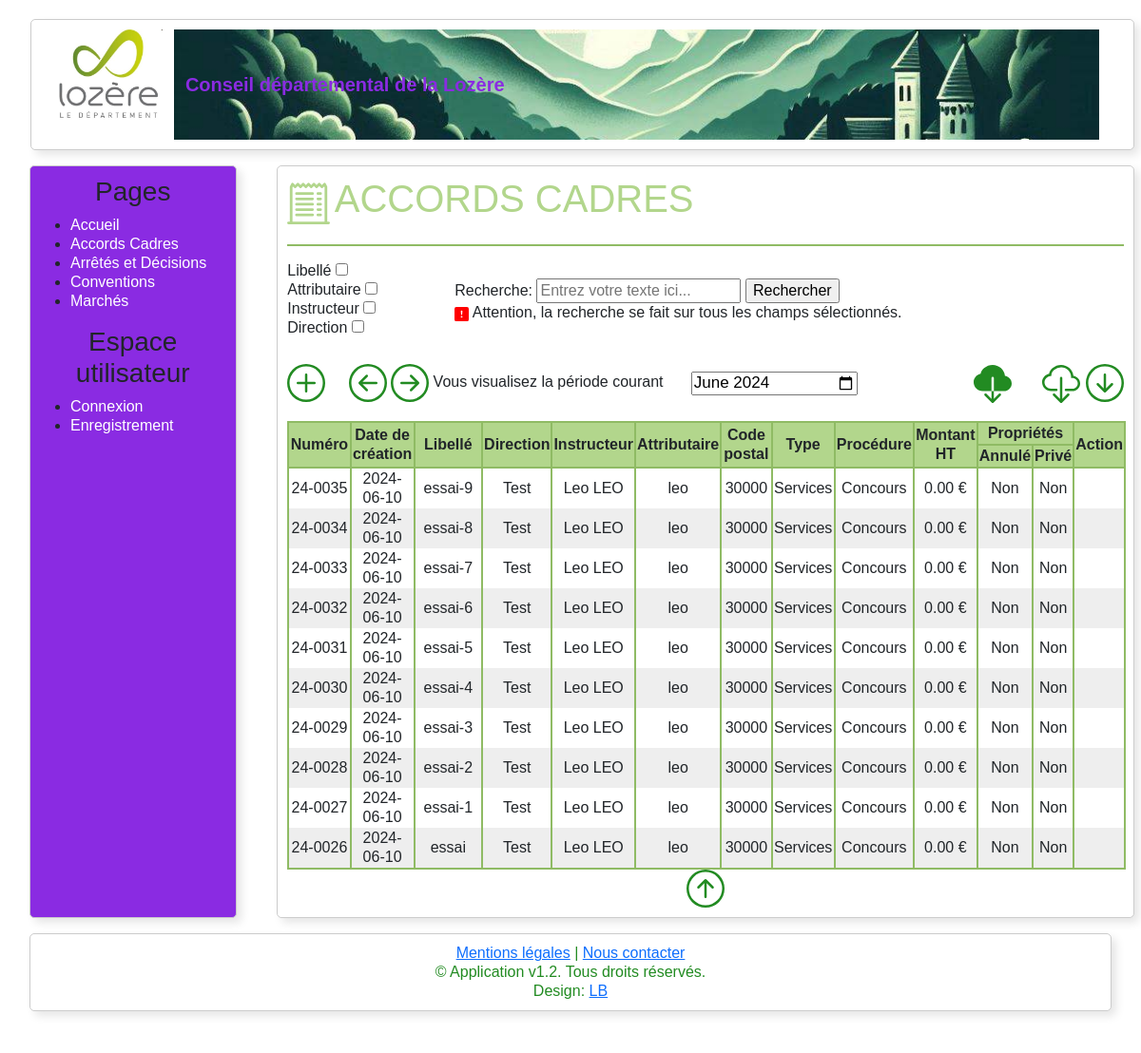
Page /services-generaux/accords-cadres/index.php on the committed database.
### tables this page shows
CREATE TABLE IF NOT EXISTS `accords_cadres` (
  `id_Ac` int NOT NULL AUTO_INCREMENT,
  `dateCreation_Ac` date DEFAULT NULL,
  `libelle_Ac` varchar(150) DEFAULT NULL,
  `attributaire_Ac` varchar(50) DEFAULT NULL,
  `codePostal_Ac` varchar(6) DEFAULT NULL,
  `montantHT_Ac` decimal(19,2) DEFAULT NULL,
  `annule_Ac` tinyint(1) DEFAULT '0',
  `prive_Ac` tinyint(1) DEFAULT '0',
  `id_In` int NOT NULL DEFAULT '1',
  `id_Pr` int NOT NULL DEFAULT '1',
  `id_Ty` int NOT NULL DEFAULT '1',
  PRIMARY KEY (`id_Ac`),
  KEY `id_In` (`id_In`),
  KEY `id_Pr` (`id_Pr`),
  KEY `id_Ty` (`id_Ty`)
);

CREATE TABLE IF NOT EXISTS `direction` (
  `id_Di` int NOT NULL AUTO_INCREMENT,
  `nom_Di` varchar(50) DEFAULT NULL,
  PRIMARY KEY (`id_Di`)
);

CREATE TABLE IF NOT EXISTS `type_ac_ma` (
  `id_Ty` int NOT NULL AUTO_INCREMENT,
  `nom_Ty` varchar(20) DEFAULT NULL,
  PRIMARY KEY (`id_Ty`)
);

CREATE TABLE IF NOT EXISTS `procedure_ac_ma` (
  `id_Pr` int NOT NULL AUTO_INCREMENT,
  `nom_Pr` varchar(100) DEFAULT NULL,
  PRIMARY KEY (`id_Pr`)
);

### Requetes/fetch.php (called while the page is built, shortened)
<?php
include "../../inc/cnx.inc.php";
function fetchAccords($mois, $annee, $sql, $count, $param)
{
    $req = 'SELECT * FROM accords_cadres a, direction d, instructeur i, procedure_ac_ma, type_ac_ma WHERE a.id_In = i.id_In
                                               AND i.id_Di = d.id_Di
                                               AND a.id_Ty = type_ac_ma.id_Ty
                                               AND a.id_Pr = procedure_ac_ma.id_Pr';
    if ($sql == '') {
        if ($mois != "") {
            $req .= ' AND MONTH(dateCreation_Ac) = :mois';
        }
        $req .= ' AND YEAR(dateCreation_Ac) = :annee';
    }
    global $pdo;
    $req .= " " . $sql;
    $req .= " GROUP BY a.id_Ac order by a.dateCreation_Ac desc, a.id_Ac desc;";
    $stmt = $pdo->prepare($req);
    if ($sql == '') {
        if ($mois != "") {
            $stmt->bindParam(':mois', $mois);
        }
        $stmt->bindParam(':annee', $annee);
    }
    $stmt->execute();
    $accords = array();
    while ($row = $stmt->fetch(PDO::FETCH_ASSOC)) {
        if ($row['attributaire_Ac'] == NULL) {
            $attributaire = 'NR';
        } else {
            $attributaire = $row['attributaire_Ac'];
        }
        if ($row['annule_Ac'] == 0) {
            $annule = 'Non';
        } else {
            $annule = 'Oui';
        }
        if ($row['prive_Ac'] == 0) {
            $prive = 'Non';
        } else {
            $prive = 'Oui';
        }
        $accords[] = array(
            'id' => $row['id_Ac'],
            'dateCreation' => $row['dateCreation_Ac'],
            'libelle' => $row['libelle_Ac'],
            'attributaire' => $attributaire,
            'codePostal' => $row['codePostal_Ac'],
            'type' => $row['nom_Ty'],
            'procedure' => $row['nom_Pr'],
            'montant' => $row['montantHT_Ac'],
            'annule' => $annule,
            'prive' => $prive,
            'direction' => $row['nom_Di'],
            'instructeur' => ucfirst($row['prenom_In']) . ' ' . strtoupper($row['nom_In'])
        );
    }
    return $accords;
}
?>

### services-generaux/accords-cadres/index.php (the view, shortened to what this page needs)
<!DOCTYPE html>
<html lang="fr">
<head>
    <link href="https://cdn.jsdelivr.net/npm/bootstrap@5.3.3/dist/css/bootstrap.min.css" rel="stylesheet"
>
    <link rel="stylesheet" href="/Intranet/css/style.css">
</head>
<body class="subpage">
<div class="container-fluid">
    <?php
    require '../../Requetes/fetch.php';
    if (isset($_GET['mois']) && isset($_GET['annee'])) {
        $mois = $_GET['mois'];
        $annee = $_GET['annee'];
    } else {
        $mois = date('m');
        $annee = date('Y');
    }
    if (isset($_POST['q'])) {
        $query = $_POST['q'];
    } else {
        $query = '';
    }
    $counter = 0;
    $sql = '';
    $param = '';
    $date = $mois . '/' . $annee;
    $accords = fetchAccords($mois, $annee, $sql, $counter, $param);
    if (isset($_SESSION['nom'])) {
        $prenom = $_SESSION['prenom'];
        $nom = $_SESSION['nom'];
        $role = $_SESSION['role'];
        $direction = $_SESSION['nom_dir'];
        $url = "../portal-factory/ajouter/ajouter_accords_cadres.php";
    } else {
        $url = "#\" onclick=\"alert('Veuillez vous connecter');";
    }
    $limite = 50;
    include("../../inc/header.inc.php");
    ?>
    <div class="row">
        <?php include("../../inc/menu.inc.php"); ?>
        <div class="main-content container col-xl-9 col-sm-12 mb-3">
            <div class="row">
                <div class="col-12">
                    <a href="../../" class="menu" title="Accueil">
                        <h1>Accords cadres</h1>
                    </a>
                    <hr/>
                    <form method="post" action="index.php" style="padding-bottom:5%">
                        <?php
                        echo "Libellé ";
                        if (isset($_POST['libelle']) && $_POST['libelle'] == 'on') {
                            echo '<input checked type="checkbox" name="libelle"><br>';
                        } else {
                            echo '<input type="checkbox" name="libelle"><br>';
                        }
                        echo "Attributaire ";
                        if (isset($_POST['attributaire']) && $_POST['attributaire'] == 'on') {
                            echo '<input checked type="checkbox" name="attributaire"><br>';
                        } else {
                            echo '<input type="checkbox" name="attributaire"><br>';
                        }
                        echo "Instructeur ";
                        if (isset($_POST['instructeur']) && $_POST['instructeur'] == 'on') {
                            echo '<input checked type="checkbox" name="instructeur"><br>';
                        } else {
                            echo '<input type="checkbox" name="instructeur"><br>';
                        }
                        echo "Direction ";
                        if (isset($_POST['direction']) && $_POST['direction'] == 'on') {
                            echo '<input checked type="checkbox" name="direction"><br>';
                        } else {
                            echo '<input type="checkbox" name="direction"><br>';
                        }
                        ?>
                        <div style="position: relative; margin-left: 20%; margin-top: -7%">
                            <label for="q">Recherche:</label>
                            <input type="text" id="q" name="q" placeholder="Entrez votre texte ici..."
                                   value="<?php echo htmlspecialchars($query); ?>">
                            <input type="submit" value="Rechercher">
                            <br>
                            <label>
                                Attention, la recherche se fait sur tous les champs sélectionnés.
                            </label>
                        </div>
                    </form>
                    <a href="<?php echo $url; ?>" class="menu" title="Ajouter">
                    </a>
                    <a href="index.php?mois=<?php if ($mois - 1 == 0) {
                        echo '12';
                        echo "&annee=" . ($annee - 1);
                    } else {
                        echo sprintf("%02d", $mois - 1);
                        echo "&annee=" . $annee;
                    } ?>"
                       class="menu" title="Reculer d'un mois">
                    </a>
                    <a href="index.php?mois=<?php if ($mois + 1 == 13) {
                        echo '01';
                        echo "&annee=" . ($annee + 1);
                    } else {
                        echo sprintf("%02d", $mois + 1);
                        echo "&annee=" . $annee;
                    } ?>"
                       class="menu" title="Avancer d'un mois">
                    </a>
                    Vous visualisez la période courant
                    <form class="menu-selection" action="index.php" method="get">
                        <input type="month" id="start"
                               value="<?php echo $date[3] . $date[4] . $date[5] . $date[6] . '-' . $date[0] . $date[1]; ?>"/>
                    </form>
                    <a class="menu" id="top" style="text-decoration: none;float: right;" title="Aller en bas de la page"
                       href="#end">
                    </a>
                    <form class="menu-selection" style="text-decoration: none;float: right;"
                          action="../CSV/envoiCSV.php"
                          method="post">
                        <button class="menu boutton" id="top" name="ExportCSV" title="Télécharger le CSV" type="submit"
                                value="ExportCSV">
                        </button>
                    </form>
                    <form class="menu-selection" style="text-decoration: none;float: right;"
                          action="../CSV/envoiCSV.php"
                          method="post">
                        <button class="menu boutton" id="top" name="ExportCSV" title="Télécharger le CSV annuel"
                                type="submit"
                                value="ExportCSV">
                        </button>
                    </form>
                    <table>
                        <thead>
                        <tr>
                            <th scope="col" rowspan="2" class="col-1">Numéro</th>
                            <th scope="col" rowspan="2" class="col-1">Date de création</th>
                            <th scope="col" rowspan="2" class="col-3">Libellé</th>
                            <th scope="col" rowspan="2" class="col-1">Direction</th>
                            <th scope="col" rowspan="2" class="col-1">Instructeur</th>
                            <th scope="col" rowspan="2" class="col-1">Attributaire</th>
                            <th scope="col" rowspan="2" class="col-1">Code postal</th>
                            <th scope="col" rowspan="2" class="col-1">Type</th>
                            <th scope="col" rowspan="2" class="col-1">Procédure</th>
                            <th scope="col" rowspan="2" class="col-1">Montant HT</th>
                            <th scope="col" colspan="2" class="col-1">Propriétés</th>
                            <th scope="col" rowspan="2" class="col-1">Action</th>
                        </tr>
                        <tr>
                            <th scope="col">Annulé</th>
                            <th scope="col">Privé</th>
                        </tr>
                        </thead>
                        <tbody>
                        <?php
                        if (empty($accords)) {
                            echo '<tr>';
                            echo '<td colspan="14" class="text-center">Aucune donnée trouvée</td>';
                            echo '</tr>';
                        } else {
                            for ($i = ($limite - 50); $i < $limite; $i++) {
                                if (isset($accords[$i]) && $accords[$i] != NULL) {
                                    $accord = $accords[$i];
                                    echo '<tr>';
                                    echo '<td>' . $accord['dateCreation'][2] . $accord['dateCreation'][3] . '-' . sprintf("%04d", $accord['id']) . '</td>';
                                    echo '<td>' . $accord['dateCreation'] . '</td>';
                                    echo '<td>' . $accord['libelle'] . '</td>';
                                    echo '<td>' . $accord['direction'] . '</td>';
                                    echo '<td>' . $accord['instructeur'] . '</td>';
                                    echo '<td>' . $accord['attributaire'] . '</td>';
                                    echo '<td>' . $accord['codePostal'] . '</td>';
                                    echo '<td>' . $accord['type'] . '</td>';
                                    echo '<td>' . $accord['procedure'] . '</td>';
                                    echo '<td>' . $accord['montant'] . ' €</td>';
                                    echo '<td>' . $accord['annule'] . '</td>';
                                    echo '<td>' . $accord['prive'] . '</td>';
                                    if (isset($_SESSION['role']) && isset($_SESSION['nom_dir'])) {
                                        if ($_SESSION['role'] == 'admin' || $_SESSION['nom_dir'] == $accord['direction']) {
                                            echo '<td>
                <form method="post" action="../portal-factory/modifier/modifier_accords_cadres.php">
                <input type="hidden" name="id" value="' . $accord['id'] . '">
                <button type="submit" class="action" title="Modifier">
                    <svg xmlns="http://www.w3.org/2000/svg" width="16" height="16" fill="currentColor" class="bi bi-pencil" viewBox="0 0 16 16">
                        <path d="M12.146.146a.5.5 0 0 1 .708 0l3 3a.5.5 0 0 1 0 .708l-10 10a.5.5 0 0 1-.168.11l-5 2a.5.5 0 0 1-.65-.65l2-5a.5.5 0 0 1 .11-.168zM11.207 2.5 13.5 4.793 14.793 3.5 12.5 1.207zm1.586 3L10.5 3.207 4 9.707V10h.5a.5.5 0 0 1 .5.5v.5h.5a.5.5 0 0 1 .5.5v.5h.293zm-9.761 5.175-.106.106-1.528 3.821 3.821-1.528.106-.106A.5.5 0 0 1 5 12.5V12h-.5a.5.5 0 0 1-.5-.5V11h-.5a.5.5 0 0 1-.468-.325"/>
                    </svg>
                </button>
                </form>
                <form method="post" action="../portal-factory/supprimer/supprimer.php?type=Accords_cadres">
                <input type="hidden" name="id" value="' . $accord['id'] . '">
                <button type="submit" class="action" title="Supprimer">
                    <svg xmlns="http://www.w3.org/2000/svg" width="16" height="16" fill="currentColor" class="bi bi-x-circle" viewBox="0 0 16 16">
                        <path d="M8 15A7 7 0 1 1 8 1a7 7 0 0 1 0 14m0 1A8 8 0 1 0 8 0a8 8 0 0 0 0 16"/>
                        <path d="M4.646 4.646a.5.5 0 0 1 .708 0L8 7.293l2.646-2.647a.5.5 0 0 1 .708.708L8.707 8l2.647 2.646a.5.5 0 0 1-.708.708L8 8.707l-2.646 2.647a.5.5 0 0 1-.708-.708L7.293 8 4.646 5.354a.5.5 0 0 1 0-.708"/>
                    </svg>
                </button>
                </form>
              </td>';
                                        } else {
                                            echo '<td></td>';
                                        }
                                    } else {
                                        echo '<td></td>';
                                    }
                                    echo '</tr>';
                                } else {
                                    break;
                                }
                            }
                        }
                        ?>
                        </tbody>
                    </table>
                    <div id="end" style="text-align: center">
                        <form method="post">
                            <a class="menu" id="end" title="Aller en haut de la page"
                               href="#top">
                            </a>
                        </form>
                    </div>
                </div>
            </div>
        </div>
    </div>
</div>
<?php include '../../inc/footer.inc.php' ?>
</body>
</html>

### rows in the picture
accords_cadres: dateCreation_Ac "2", dateCreation_Ac "4", id_Ac "0035", dateCreation_Ac "2024-06-10", libelle_Ac "essai-9", direction.nom_Di "Test", instructeur "Leo LEO", attributaire "leo", codePostal_Ac "30000", id_Ty.nom_Ty "Services", id_Pr.nom_Pr "Concours", montantHT_Ac "0.00", annule "Non", prive "Non"
accords_cadres: dateCreation_Ac "2", dateCreation_Ac "4", id_Ac "0034", dateCreation_Ac "2024-06-10", libelle_Ac "essai-8", direction.nom_Di "Test", instructeur "Leo LEO", attributaire "leo", codePostal_Ac "30000", id_Ty.nom_Ty "Services", id_Pr.nom_Pr "Concours", montantHT_Ac "0.00", annule "Non", prive "Non"
accords_cadres: dateCreation_Ac "2", dateCreation_Ac "4", id_Ac "0033", dateCreation_Ac "2024-06-10", libelle_Ac "essai-7", direction.nom_Di "Test", instructeur "Leo LEO", attributaire "leo", codePostal_Ac "30000", id_Ty.nom_Ty "Services", id_Pr.nom_Pr "Concours", montantHT_Ac "0.00", annule "Non", prive "Non"
accords_cadres: dateCreation_Ac "2", dateCreation_Ac "4", id_Ac "0032", dateCreation_Ac "2024-06-10", libelle_Ac "essai-6", direction.nom_Di "Test", instructeur "Leo LEO", attributaire "leo", codePostal_Ac "30000", id_Ty.nom_Ty "Services", id_Pr.nom_Pr "Concours", montantHT_Ac "0.00", annule "Non", prive "Non"
accords_cadres: dateCreation_Ac "2", dateCreation_Ac "4", id_Ac "0031", dateCreation_Ac "2024-06-10", libelle_Ac "essai-5", direction.nom_Di "Test", instructeur "Leo LEO", attributaire "leo", codePostal_Ac "30000", id_Ty.nom_Ty "Services", id_Pr.nom_Pr "Concours", montantHT_Ac "0.00", annule "Non", prive "Non"
accords_cadres: dateCreation_Ac "2", dateCreation_Ac "4", id_Ac "0030", dateCreation_Ac "2024-06-10", libelle_Ac "essai-4", direction.nom_Di "Test", instructeur "Leo LEO", attributaire "leo", codePostal_Ac "30000", id_Ty.nom_Ty "Services", id_Pr.nom_Pr "Concours", montantHT_Ac "0.00", annule "Non", prive "Non"
accords_cadres: dateCreation_Ac "2", dateCreation_Ac "4", id_Ac "0029", dateCreation_Ac "2024-06-10", libelle_Ac "essai-3", direction.nom_Di "Test", instructeur "Leo LEO", attributaire "leo", codePostal_Ac "30000", id_Ty.nom_Ty "Services", id_Pr.nom_Pr "Concours", montantHT_Ac "0.00", annule "Non", prive "Non"
accords_cadres: dateCreation_Ac "2", dateCreation_Ac "4", id_Ac "0028", dateCreation_Ac "2024-06-10", libelle_Ac "essai-2", direction.nom_Di "Test", instructeur "Leo LEO", attributaire "leo", codePostal_Ac "30000", id_Ty.nom_Ty "Services", id_Pr.nom_Pr "Concours", montantHT_Ac "0.00", annule "Non", prive "Non"
accords_cadres: dateCreation_Ac "2", dateCreation_Ac "4", id_Ac "0027", dateCreation_Ac "2024-06-10", libelle_Ac "essai-1", direction.nom_Di "Test", instructeur "Leo LEO", attributaire "leo", codePostal_Ac "30000", id_Ty.nom_Ty "Services", id_Pr.nom_Pr "Concours", montantHT_Ac "0.00", annule "Non", prive "Non"
accords_cadres: dateCreation_Ac "2", dateCreation_Ac "4", id_Ac "0026", dateCreation_Ac "2024-06-10", libelle_Ac "essai", direction.nom_Di "Test", instructeur "Leo LEO", attributaire "leo", codePostal_Ac "30000", id_Ty.nom_Ty "Services", id_Pr.nom_Pr "Concours", montantHT_Ac "0.00", annule "Non", prive "Non"
